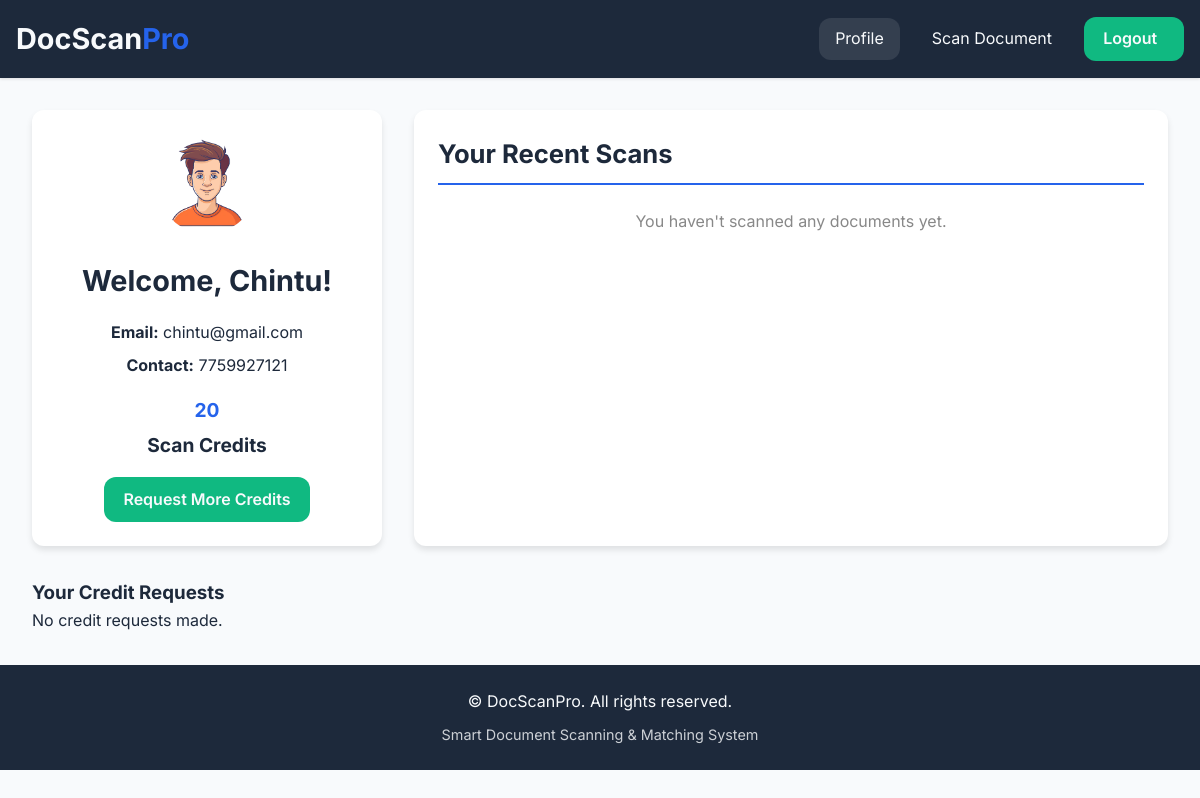
/profile (signed in), run on an earlier commit of the app's database.
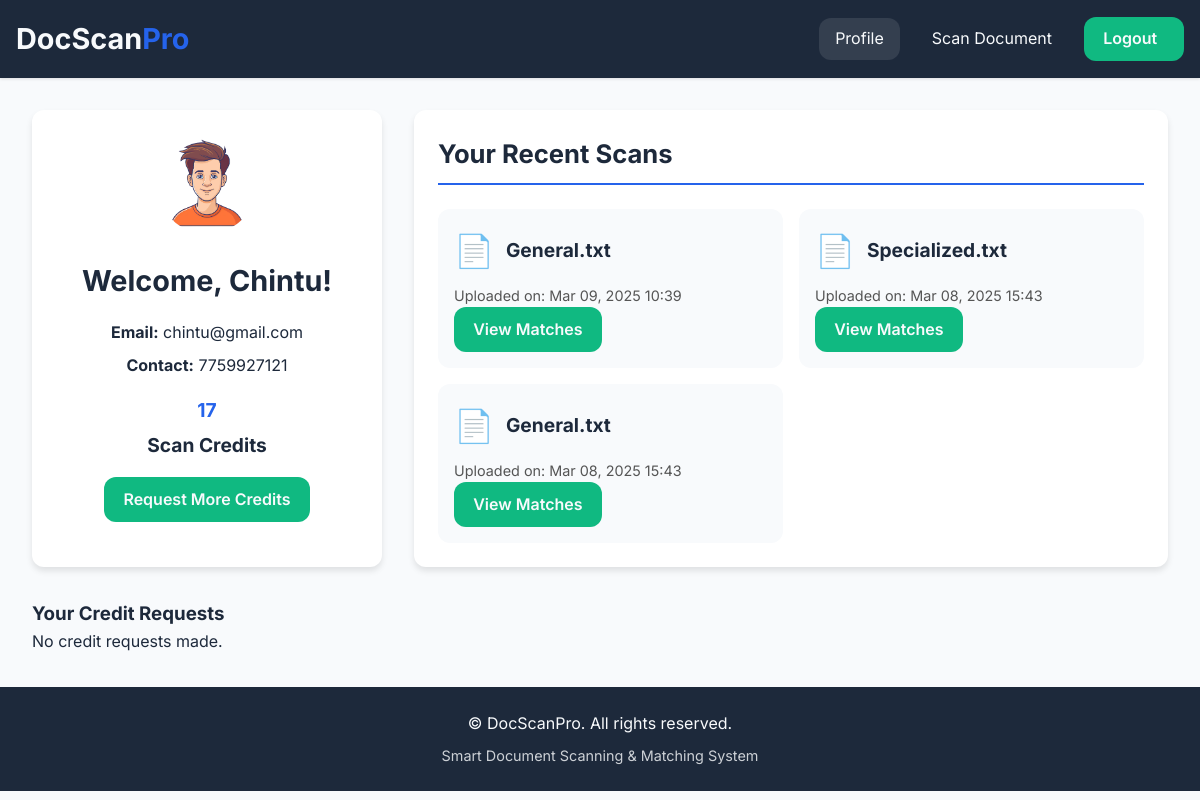
And on a later commit of the database.
### tables this page shows
CREATE TABLE users (
            id INTEGER PRIMARY KEY AUTOINCREMENT,
            name TEXT NOT NULL,
            email TEXT UNIQUE NOT NULL,
            contact TEXT NOT NULL,
            password_hash TEXT NOT NULL,
            gender TEXT DEFAULT 'others',
            role TEXT DEFAULT 'user',
            credits INTEGER DEFAULT 20,
            last_reset DATE DEFAULT CURRENT_DATE
        );

CREATE TABLE documents (
            id INTEGER PRIMARY KEY AUTOINCREMENT,
            user_id INTEGER NOT NULL,
            filename TEXT NOT NULL,
            original_filename TEXT,
            content TEXT NOT NULL,
            upload_date DATETIME DEFAULT CURRENT_TIMESTAMP,
            FOREIGN KEY (user_id) REFERENCES users (id) ON DELETE CASCADE
        );

### blueprints/documents.py (the view)
@doc_bp.route('/profile')
def profile():
    if 'user_id' not in session:
        flash('Please log in to access your profile.', 'error')
        return redirect('/auth/login')
    conn = get_db_connection()
    cursor = conn.cursor()
    cursor.execute('SELECT * FROM users WHERE id = ?', (session['user_id'],))
    user = cursor.fetchone()
    cursor.execute('SELECT * FROM documents WHERE user_id = ? ORDER BY upload_date DESC', (session['user_id'],))
    documents = cursor.fetchall()
    cursor.execute('SELECT * FROM credit_requests WHERE user_id = ? ORDER BY request_date DESC', (session['user_id'],))
    credit_requests = cursor.fetchall()
    conn.close()
    return render_template('profile.html', user=user, documents=documents, credit_requests=credit_requests)

### app.py (called while the page is built)
@app.template_filter('file_icon')
def file_icon_filter(filename):
    ext = filename.split('.')[-1].lower()
    icons = {
        'txt': '📄', 'csv': '📊'
    }
    return icons.get(ext, '📁')

@app.template_filter('datetimeformat')
def datetime_format(value, format='%b %d, %Y %H:%M'):
    if not value:
        return ""
    if isinstance(value, str):
        try:
            value = datetime.fromisoformat(value)
        except Exception:
            return value
    return value.strftime(format)

@app.after_request
def add_security_headers(response):
    response.headers['Strict-Transport-Security'] = 'max-age=31536000; includeSubDomains'
    response.headers['X-Content-Type-Options'] = 'nosniff'
    response.headers['X-Frame-Options'] = 'DENY'
    response.headers['X-XSS-Protection'] = '1; mode=block'
    response.headers['Content-Security-Policy'] = "default-src 'self' 'unsafe-inline' https://fonts.googleapis.com https://fonts.gstatic.com"
    return response

### blueprints/documents.py (called while the page is built)
def get_db_connection():
    conn = sqlite3.connect('database.db')
    conn.row_factory = sqlite3.Row
    return conn

### templates/profile.html (shortened to what this page needs)
{% extends "base.html" %}
{% block content %}
<div class="profile-dashboard fade-in">
  <div class="user-card card">
    <div class="user-header">
      {% if user.gender == 'male' %}
        <img src="{{ url_for('static', filename='maleAvtar.png') }}" alt="Male Avatar" class="avatar">
      {% elif user.gender == 'female' %}
        <img src="{{ url_for('static', filename='femaleAvtar.png') }}" alt="Female Avatar" class="avatar">
      {% else %}
        <img src="{{ url_for('static', filename='others.png') }}" alt="Default Avatar" class="avatar">
      {% endif %}
      <h2>Welcome, {{ user.name }}!</h2>
    </div>
    <div class="user-details">
      <p><strong>Email:</strong> {{ user.email }}</p>
      <p><strong>Contact:</strong> {{ user.contact }}</p>
      <div class="credit-info">
        {% if session.role == 'admin' %}
          <span class="credit-number">Unlimited</span>
          <span class="credit-text">Scan Credits</span>
        {% else %}
          <span class="credit-number">{{ user.credits }}</span>
          <span class="credit-text">Scan Credits</span>
        {% endif %}
      </div>
      {% if session.role != 'admin' %}
        <a href="/credits/request" class="btn btn-secondary">Request More Credits</a>
      {% endif %}
    </div>
  </div>
  <div class="scans-card card">
    <h3>Your Recent Scans</h3>
    {% if documents %}
      <div class="scans-grid">
        {% for doc in documents %}
          <div class="scan-item">
            <div class="scan-header">
              <span class="file-icon">{{ doc.filename|file_icon }}</span>
              <h4>{{ (doc.original_filename or doc.filename)|truncate(25) }}</h4>
            </div>
            <div class="scan-meta">
              <p>Uploaded on: {{ doc.upload_date|datetimeformat }}</p>
              <a href="/matches/{{ doc.id }}" class="btn btn-secondary">View Matches</a>
            </div>
          </div>
        {% endfor %}
      </div>
    {% else %}
      <div class="no-scans">
        <p>You haven't scanned any documents yet.</p>
      </div>
    {% endif %}
  </div>
  <div class="requests-card card">
    <h3>Your Credit Requests</h3>
    {% if credit_requests %}
      <ul class="requests-list">
        {% for req in credit_requests %}
          <li>
            Requested <strong>{{ req.requested_credits }}</strong> credits on
            {{ req.request_date|datetimeformat }} — Status: <em>{{ req.status }}</em>
          </li>
        {% endfor %}
      </ul>
    {% else %}
      <p>No credit requests made.</p>
    {% endif %}
  </div>
</div>
{% endblock %}

### templates/base.html (shortened to what this page needs)
<!DOCTYPE html>
<html lang="en">
<head>
    <link rel="stylesheet" href="{{ url_for('static', filename='style.css') }}">
</head>
<body>
    <nav class="navbar">
        <div class="container nav-container">
          <a href="/" class="logo">DocScan<span>Pro</span></a>
          <div class="nav-menu">
            {% if session.user_id %}
              {% if session.role == 'admin' %}
                <a href="/admin/analytics" class="nav-item">Dashboard</a>
                <a href="/admin/credits" class="nav-item">Manage Credit Requests</a>
                <a href="/scan" class="nav-item">Scan Document</a>
              {% else %}
                <a href="/profile" class="nav-item">Profile</a>
                <a href="/scan" class="nav-item">Scan Document</a>
              {% endif %}
              <a href="/auth/logout" class="btn btn-secondary">Logout</a>
            {% else %}
              <a href="/auth/login" class="nav-item">Login</a>
              <a href="/auth/register" class="btn btn-primary">Register</a>
            {% endif %}
          </div>
        </div>
    </nav>
    <main class="main-content">
        {% block content %}{% endblock %}
    </main>
    <footer class="footer">
        <div class="container">
            <p>&copy; {{ current_year }} DocScanPro. All rights reserved.</p>
            <p class="footer-note">Smart Document Scanning &amp; Matching System</p>
        </div>
    </footer>
</body>
</html>

### static/style.css (style rules this page uses)
:root { --primary: #2563eb; --primary-hover: #1d4ed8; --secondary: #10b981; --secondary-hover: #059669; --accent: #f59e0b; --dark: #1d293b; --light: #f8fafc; --background: #ffffff; --success: #10b981; --error: #ef4444; --warning: #f59e0b; --radius: 12px; --shadow-sm: 0 1px 3px rgba(0,0,0,0.12); --shadow-md: 0 4px 6px rgba(0,0,0,0.1); --shadow-lg: 0 10px 15px rgba(0,0,0,0.1); --transition: all 0.3s cubic-bezier(0.4, 0, 0.2, 1); }
* { margin: 0; padding: 0; box-sizing: border-box; }
body { font-family: 'Inter', system-ui, sans-serif; background: var(--light); color: var(--dark); line-height: 1.6; }
.navbar { background: var(--dark); padding: 1rem 0; position: sticky; top: 0; z-index: 1000; box-shadow: var(--shadow-sm); }
.nav-container { display: flex; align-items: center; justify-content: space-between; max-width: 1200px; margin: 0 auto; padding: 0 1rem; }
.logo { color: var(--light); font-size: 1.8rem; font-weight: 700; text-decoration: none; }
.logo span { color: var(--primary); }
.nav-menu { display: flex; align-items: center; gap: 1rem; }
.nav-item { color: var(--light); text-decoration: none; padding: 0.5rem 1rem; border-radius: var(--radius); transition: var(--transition); }
.nav-item:hover, .nav-item.active { background: rgba(255,255,255,0.1); }
.btn { padding: 0.6rem 1.2rem; border: none; border-radius: var(--radius); cursor: pointer; font-weight: 600; transition: var(--transition); text-decoration: none; display: inline-block; }
.btn-secondary { background: var(--secondary); color: var(--light); }
.fade-in { animation: fadeIn 0.5s ease-out; }
.main-content { max-width: 1200px; margin: 2rem auto; padding: 0 1rem; }
.file-icon { font-size: 2rem; }
.footer { background: var(--dark); color: var(--light); text-align: center; padding: 1rem 0; margin-top: 2rem; }
.footer p { margin: 0.5rem 0; }
.footer-note { font-size: 0.9rem; opacity: 0.8; }
.profile-dashboard { display: flex; flex-wrap: wrap; gap: 2rem; max-width: 1200px; margin: 2rem auto; padding: 0 1rem; }
.user-card { flex: 1 1 300px; max-width: 350px; background: #fff; border-radius: var(--radius); box-shadow: var(--shadow-md); padding: 1.5rem; text-align: center; }
.user-card .user-header { margin-bottom: 1rem; }
.user-card .avatar { width: 100px; height: 100px; border-radius: 50%; object-fit: cover; margin-bottom: 1rem; }
.user-card h2 { font-size: 1.8rem; margin-bottom: 0.5rem; }
.user-details p { margin: 0.5rem 0; font-size: 1rem; }
.credit-info { margin: 1rem 0; font-size: 1.2rem; font-weight: bold; }
.credit-info .credit-number { color: var(--primary); display: block; margin-bottom: 0.3rem; }
.scans-card { flex: 2 1 600px; background: #fff; border-radius: var(--radius); box-shadow: var(--shadow-md); padding: 1.5rem; }
.scans-card h3 { margin-bottom: 1.5rem; font-size: 1.6rem; border-bottom: 2px solid var(--primary); padding-bottom: 0.5rem; }
.scans-grid { display: grid; grid-template-columns: repeat(auto-fill, minmax(280px, 1fr)); gap: 1rem; }
.scan-item { background: #f8fafc; border-radius: var(--radius); padding: 1rem; transition: var(--transition); }
.scan-header { display: flex; align-items: center; gap: 0.75rem; margin-bottom: 0.5rem; }
.scan-header .file-icon { font-size: 2rem; }
.scan-header h4 { font-size: 1.2rem; margin: 0; flex-grow: 1; }
.scan-meta p { font-size: 0.9rem; color: #555; }
.btn { padding: 0.6rem 1.2rem; min-width: 100px; border: none; border-radius: var(--radius); cursor: pointer; font-weight: 600; transition: var(--transition); text-decoration: none; display: inline-block; }

What changed in the data, as far as the page shows it:
changed users "Chintu": credits "20" → "17"
added documents: filename|file_icon "📄", original_filename "General.txt", upload_date "Mar 09, 2025 10:39"
added documents: filename|file_icon "📄", original_filename "Specialized.txt", upload_date "Mar 08, 2025 15:43"
added documents: filename|file_icon "📄", original_filename "General.txt", upload_date "Mar 08, 2025 15:43"
Also different on the page:
text no longer shown: "You haven't scanned any documents yet."
